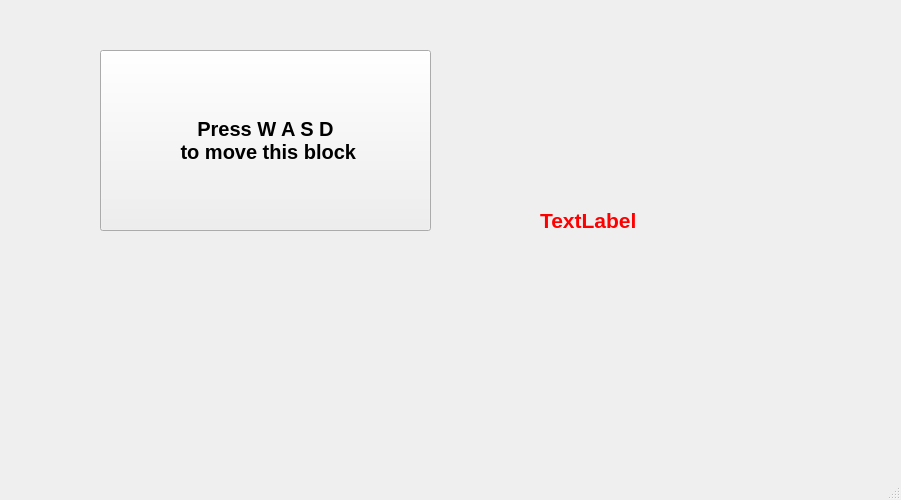
<?xml version="1.0" encoding="UTF-8"?>
<ui version="4.0">
 <class>MainWindow</class>
 <widget class="QMainWindow" name="MainWindow">
  <property name="geometry">
   <rect>
    <x>0</x>
    <y>0</y>
    <width>901</width>
    <height>500</height>
   </rect>
  </property>
  <property name="windowTitle">
   <string>QEvent</string>
  </property>
  <widget class="QWidget" name="centralwidget">
   <widget class="QPushButton" name="pushButton">
    <property name="geometry">
     <rect>
      <x>100</x>
      <y>50</y>
      <width>331</width>
      <height>181</height>
     </rect>
    </property>
    <property name="palette">
     <palette>
      <active>
       <colorrole role="WindowText">
        <brush brushstyle="SolidPattern">
         <color alpha="255">
          <red>0</red>
          <green>170</green>
          <blue>127</blue>
         </color>
        </brush>
       </colorrole>
      </active>
      <inactive>
       <colorrole role="WindowText">
        <brush brushstyle="SolidPattern">
         <color alpha="255">
          <red>0</red>
          <green>170</green>
          <blue>127</blue>
         </color>
        </brush>
       </colorrole>
      </inactive>
      <disabled/>
     </palette>
    </property>
    <property name="font">
     <font>
      <pointsize>15</pointsize>
      <bold>true</bold>
     </font>
    </property>
    <property name="text">
     <string>Press W A S D 
 to move this block</string>
    </property>
   </widget>
   <widget class="QLabel" name="label">
    <property name="geometry">
     <rect>
      <x>540</x>
      <y>140</y>
      <width>251</width>
      <height>161</height>
     </rect>
    </property>
    <property name="palette">
     <palette>
      <active>
       <colorrole role="WindowText">
        <brush brushstyle="SolidPattern">
         <color alpha="255">
          <red>255</red>
          <green>0</green>
          <blue>0</blue>
         </color>
        </brush>
       </colorrole>
      </active>
      <inactive>
       <colorrole role="WindowText">
        <brush brushstyle="SolidPattern">
         <color alpha="255">
          <red>255</red>
          <green>0</green>
          <blue>0</blue>
         </color>
        </brush>
       </colorrole>
      </inactive>
      <disabled/>
     </palette>
    </property>
    <property name="font">
     <font>
      <pointsize>16</pointsize>
      <bold>true</bold>
     </font>
    </property>
    <property name="text">
     <string>TextLabel</string>
    </property>
   </widget>
  </widget>
  <widget class="QStatusBar" name="statusbar"/>
 </widget>
 <resources/>
 <connections/>
</ui>
